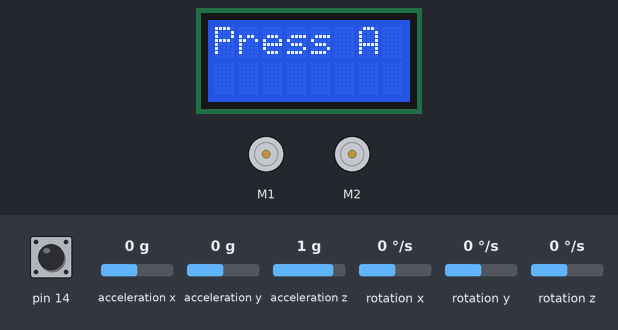
Bench run of a sketch on a simulated Arduino Leonardo, built with avr-gcc and run on an emulated ATmega32U4. On the bench: 8×2 character LCD, 2 × DC motor (green arrow = forward, orange = backward, longer = faster). Inputs (shaded band) come from the test bench; at power-on: pin 14 HIGH, acceleration x 0 g, acceleration y 0 g, acceleration z 1 g, rotation x 0 °/s, rotation y 0 °/s, rotation z 0 °/s. What the sketch prints to the serial monitor is not drawn.

Above: at 0.8 s.
0.9 s: pin 14 pulled LOW for 0.15 s
At 1.9 s:
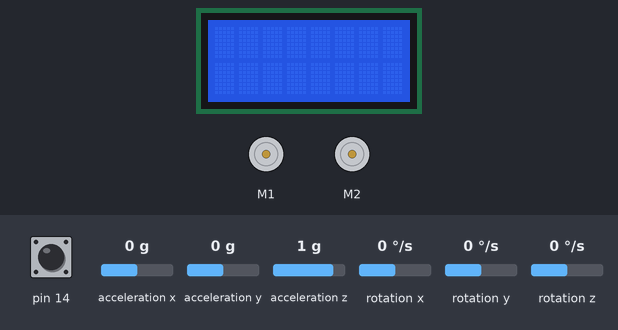
Timing chart, 0 to 3.9 s (numbered marks = the images above; inputs shaded):
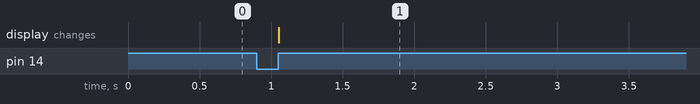

The sketch:

07-LookUp.ino
```cpp
#include <Wire.h>
#include <Zumo32U4.h>

Zumo32U4Motors motors;
Zumo32U4ButtonA buttonA;
Zumo32U4LCD lcd;
Zumo32U4IMU accel;

// This function is run once, when the Zumo starts up
void setup()
{
    // This initializes the acceleromter
    Wire.begin();
    accel.init();
    accel.enableDefault();

    // This clears the LCD (in case something was already on the screen when the program starts)
    lcd.clear();

    // This waits until the A button is pressed, updating the LCD accordingly
    lcd.clear();
    lcd.print("Press A");
    buttonA.waitForButton();
    lcd.clear();
}

// This function contains code to be run continuously - it is looped until the Zumo shuts down or is reset
void loop()
{
    // This updates the current accelerometer value
    accel.readAcc();

    // This waits 50 milliseconds to intentionally slow down the control loop
    delay(50); // DO NOT REMOVE

    // This logs the current accelerometer values, comma separated. This means they can be viewed as separate series in the serial plotter.
    Serial.print(accel.a.x); // Log the x acceleration (forward-backward)
    Serial.print(",");
    Serial.print(accel.a.y); // Log the y acceleration (left-right)
    Serial.print(",");
    Serial.println(accel.a.z); // Log the z acceleration (up-down)

    // This should calculate the offset to the target (positive=turn right, negative=turn left). It should be 0 if the robot is facing uphill.
    double offset = 0; // ADD YOUR OWN EXPRESSION

    // This is a simple "on-off" control system, which is prone to oscillation
    if (offset == 0)
    {
        motors.setSpeeds(0, 0);
    }
    else if (offset > 0)
    {
        motors.setSpeeds(150, -150);
    }
    else
    {
        motors.setSpeeds(-150, 150);
    }
}
```

Measured:
- after the input at 0.9 s, the display: changes after 0.15 s (image 1)
